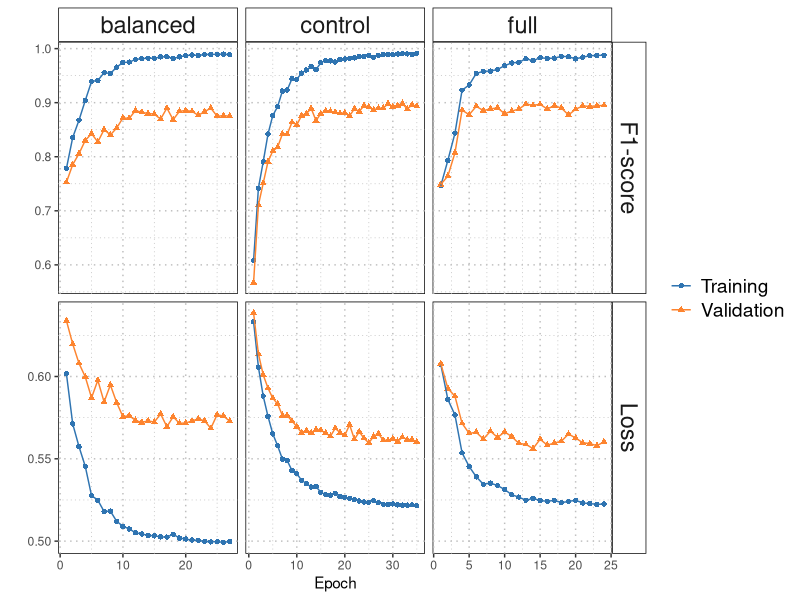

Reproduce this figure in R.
library(data.table)
library(dplyr)
library(tidyr)
library(ggplot2)

# Fetch training data
training_full = fread("outputs/best_model_curves_full.csv")
training_balanced = fread("outputs/best_model_curves_balanced.csv")
training_control = fread("outputs/best_model_curves_control.csv")
training = rbind(mutate(training_full, dataset = "full"),
                 mutate(training_balanced, dataset = "balanced"), 
                 mutate(training_control, dataset = "control"))

# Format training data for plotting
training_formatted = training %>%
  pivot_longer(names_to = "metrics", values_to = "value", 
               cols = all_of(c("train_loss", "val_loss", 
                               "train_f1", "val_f1"))) %>%
  separate(col = "metrics", into = c("trainval", "metric"), sep = "_")

# Make the plot [Figure S4 - Fig_supp_training]
plot_training = training_formatted %>%
  mutate(trainval = ifelse(trainval == "train", "Training", "Validation"), 
         metric = ifelse(metric == "f1", "F1-score", "Loss")) %>%
  ggplot(aes(x = epoch, y = value, color = trainval, shape = trainval)) + 
  geom_point() + 
  geom_line() + 
  facet_grid(metric ~ dataset, scales = "free") + 
  scale_color_manual(values = c("#2F74B1", "#FD842F")) +
  ylab("") + xlab("Epoch") +
  theme(panel.grid = element_line(colour = "grey", linetype = "dotted"), 
        panel.background = element_rect(color = 'black', fill = 'white'), 
        strip.background = element_rect(color = 'black', fill = 'white'),
        strip.text = element_text(size = 17), 
        legend.key = element_blank(), 
        legend.text = element_text(size = 14), 
        legend.title = element_blank()) 

# Save plot
ggsave("paper/figures/Fig_supp_training.pdf", plot_training, width = 20, 
       height = 12, units = "cm", dpi = 600, bg = "white")
